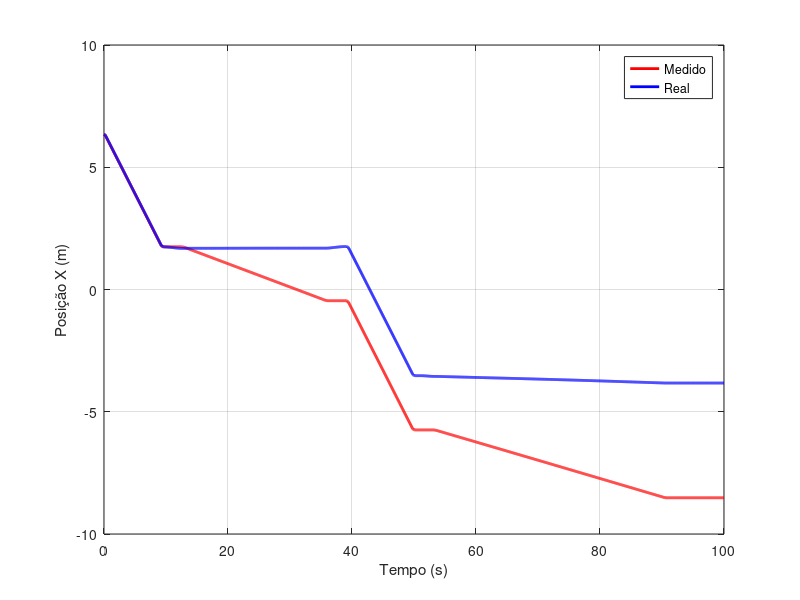
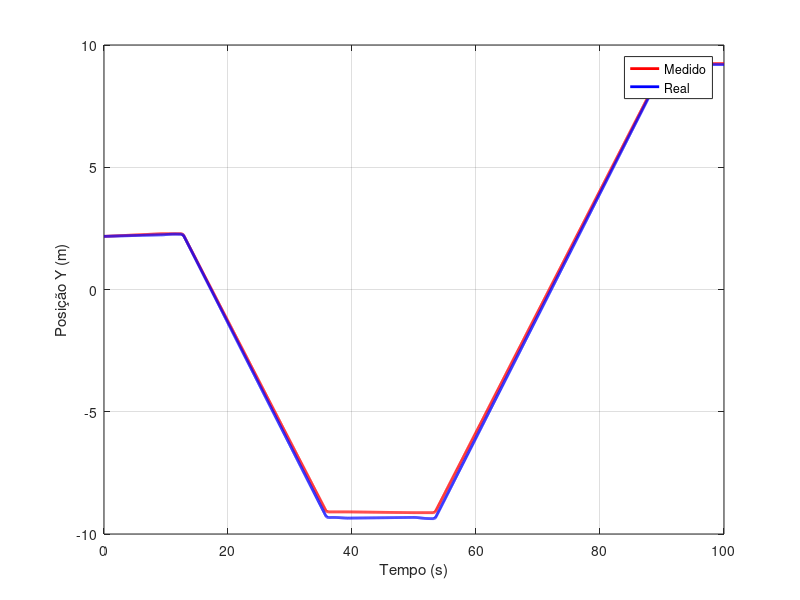
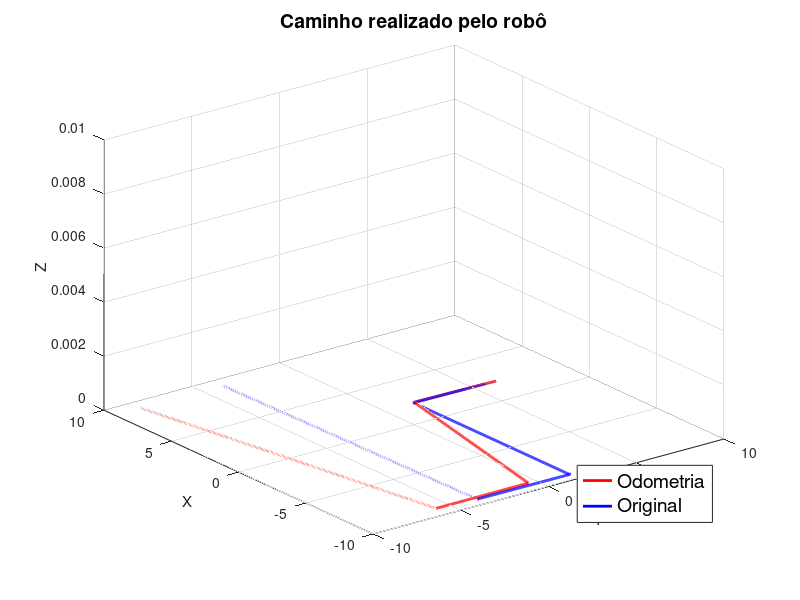

These charts were generated, in order, by the following MATLAB code:
clc
clear all
close all

fid = fopen('exp1_armazen.txt','r');
if fid < 0
  error('Não foi possível abrir data2.txt');
end

% lê as 12 colunas como números (%f), tratando 'X' como NaN
C = textscan(fid, ...
    repmat('%f',1,12), ...          % '%f%f…%f' 12 vezes
    'Delimiter', ',', ...           % separador vírgula
    'CollectOutput', true, ...      % junta tudo em C{1}
    'TreatAsEmpty', {'X'}, ...      % todo "X" vira vazio
    'EmptyValue', NaN);             % valor vazio = NaN

fclose(fid);

% separa a matriz [n×12] em vetores “plano”
dados   = C{1};
x_real       = dados(:,1);
y_real       = dados(:,2);
lv      = dados(:,3);
rv      = dados(:,4);
ID      = dados(:,5);
hamming = dados(:,6);
tx      = dados(:,7);
ty      = dados(:,8);
tz      = dados(:,9);
yaw     = dados(:,10);
pitch   = dados(:,11);
roll    = dados(:,12);


% Processamento de ruído e plot como antes
n = length(x_real);
sigma_left  = 0;
sigma_right = 0;

leftEncoder  = lv;
rightEncoder = rv;

ruido_left  = sigma_left  * randn(n,1);
ruido_right = sigma_right * randn(n,1);

leftEncoder  = ((leftEncoder  + ruido_left)  * 0.0975);
rightEncoder = ((rightEncoder + ruido_right) * 0.0975);

velocidadeEncoder = (leftEncoder+rightEncoder)/2;
angularEncoder = (-leftEncoder+rightEncoder)/(0.381);  % 0.381

%%figure
%%hold on
%%plot(time, leftEncoder,  'r', 'LineWidth', 2)
%%plot(time, rightEncoder, 'g', 'LineWidth', 2)
%%grid on
%%xlabel('Tempo (s)')
%%ylabel('Velocidade (m/s)')
%%legend('Left','Right')


dt = 0.05;
%%N = length(velocidadeEncoder);
%%
%%xMedido = zeros(N,1);
%%yMedido = zeros(N,1);
%%theta   = zeros(N,1);


% posição inicial
xMedido(1) = x_real(1);
yMedido(1) = y_real(1);
theta(1)   = pi;

%% Parâmetros do método RK4
a1  = 1/6;
a2  = 2/6;
a3  = 2/6;
a4  = 1/6;
q21 = 1/2;
q31 = 0;
q32 = 1/2;
q41 = 0;
q42 = 0;
q43 = 1;
dt  = 0.05;

N = length(velocidadeEncoder);

for i = 2:N
    % estados iniciais neste passo
%%    x0 = xMedido(i-1);
%%    y0 = yMedido(i-1);
%%    t0 = theta(i-1);
%%    v  = velocidadeEncoder(i-1);
%%    w  = angularEncoder(i-1);
%%
%%    % cálculo de F1
%%    F1x = v * cos(t0);
%%    F1y = v * sin(t0);
%%    F1t = w;
%%
%%    % cálculo de F2 usando q21
%%    t2   = t0 + q21*F1t*dt;
%%    x2   = x0 + q21*F1x*dt;
%%    y2   = y0 + q21*F1y*dt;
%%    % entrada v,w permanece a mesma (assumindo u constante no passo)
%%    F2x = v * cos(t2);
%%    F2y = v * sin(t2);
%%    F2t = w;
%%
%%    % cálculo de F3 usando q31, q32
%%    t3   = t0 + q31*F1t*dt + q32*F2t*dt;
%%    x3   = x0 + q31*F1x*dt + q32*F2x*dt;
%%    y3   = y0 + q31*F1y*dt + q32*F2y*dt;
%%    F3x = v * cos(t3);
%%    F3y = v * sin(t3);
%%    F3t = w;
%%
%%    % cálculo de F4 usando q41, q42, q43
%%    t4   = t0 + q41*F1t*dt + q42*F2t*dt + q43*F3t*dt;
%%    x4   = x0 + q41*F1x*dt + q42*F2x*dt + q43*F3x*dt;
%%    y4   = y0 + q41*F1y*dt + q42*F2y*dt + q43*F3y*dt;
%%    F4x = v * cos(t4);
%%    F4y = v * sin(t4);
%%    F4t = w;
%%
%%    % combinações finais
%%    xMedido(i) = x0 + dt*(a1*F1x + a2*F2x + a3*F3x + a4*F4x);
%%    yMedido(i) = y0 + dt*(a1*F1y + a2*F2y + a3*F3y + a4*F4y);
%%    theta(i)   = t0 + dt*(a1*F1t + a2*F2t + a3*F3t + a4*F4t);

    xMedido(i) = xMedido(i-1) + velocidadeEncoder(i)*cos(theta(i-1))*dt;
    yMedido(i) = yMedido(i-1) + velocidadeEncoder(i)*sin(theta(i-1))*dt;
    theta(i)   = theta(i-1) + angularEncoder(i)*dt;
end

%% var_erro_x = 2.3693
%% var_erro_y = 5.9983e-03


time = [0:0.05:0.05*(n-1)];

figure
plot(time,xMedido,'r','LineWidth', 2)
hold on
plot(time,x_real,'b','LineWidth', 2)
grid on
xlabel('Tempo (s)')
ylabel('Posição X (m)')
legend('Medido','Real')

figure
plot(time,yMedido,'r','LineWidth', 2)
hold on
plot(time,y_real,'b','LineWidth', 2)
grid on
xlabel('Tempo (s)')
ylabel('Posição Y (m)')
legend('Medido','Real')

figure
plot3(xMedido, yMedido, zeros(size(xMedido)), 'r','LineWidth', 2)
hold on
plot3(x_real, y_real, zeros(size(x_real)), 'b','LineWidth', 2)
grid on
xlabel('Y')
ylabel('X')
zlabel('Z')
title('Caminho realizado pelo robô', 'FontSize', 14, 'FontWeight', 'bold')
view(3)           % Visualização 3D
zlim([0 0.01])    % "Chão" bem fino, quase plano
legend('Odometria', 'Original', 'FontSize', 14, 'Location', 'southeast')





erro_x = xMedido' - x_real;
media_erro_x = mean(erro_x);
desvio_erro_x = std(erro_x);
var_erro_x = var(erro_x)


erro_y = yMedido' - y_real;
media_erro_y = mean(erro_y);
desvio_erro_y = std(erro_y);
var_erro_y = var(erro_y)


